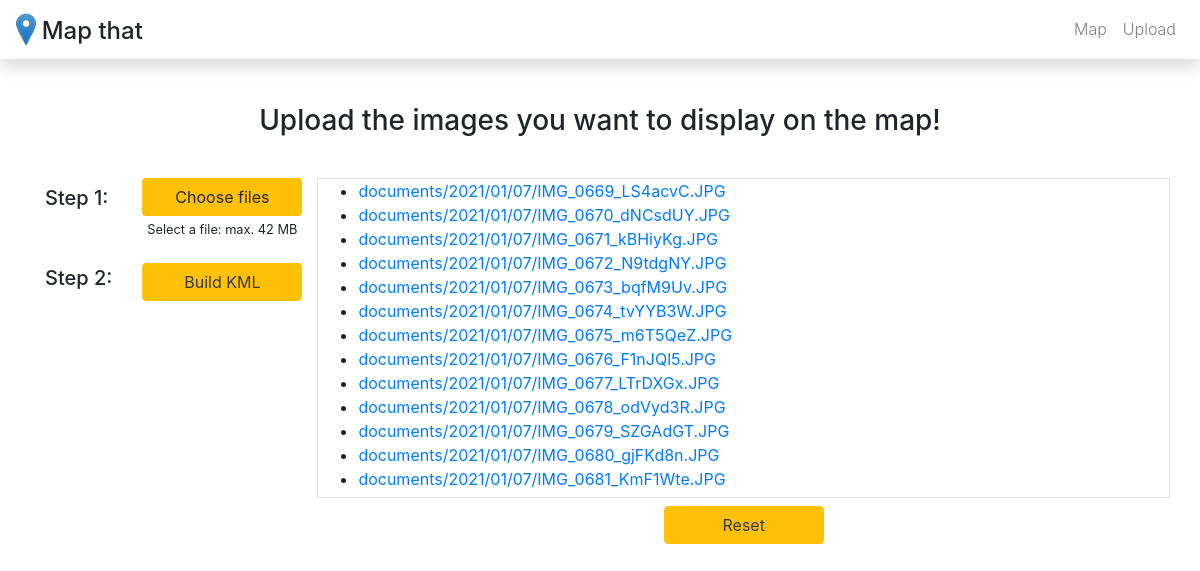
The app's page /extract/ with its own data.
### extract/models.py (models this page shows)
class Document(models.Model):
    docfile = models.FileField(upload_to='documents/%Y/%m/%d')

### extract/views.py (the view)
def list(request):
    if request.method == 'POST':
        form = DocumentForm(request.POST, request.FILES)
        if form.is_valid():
            print(type(request.FILES['docfile']))
            for document in request.FILES.getlist('docfile'):
                newdoc = Document(docfile = document)
                newdoc.save()
                print(newdoc.docfile.path)
            return HttpResponseRedirect(reverse('list'))
    else:
        form = DocumentForm() # A empty, unbound form
    documents = Document.objects.all()
    return render(request, 'list.html', {'documents': documents, 'form': form})

### extract/templates/list.html (shortened to what this page needs)
<!DOCTYPE html>
<html>
{% load static %}
    <head>
        <link rel="stylesheet" href="https://stackpath.bootstrapcdn.com/bootstrap/4.1.0/css/bootstrap.min.css">
    </head>
    <body>
      <nav class="navbar navbar-expand-lg navbar-light bg-white fixed-top shadow mb-5">
        <a class="navbar-brand align-bottom">
          <img src="https://unpkg.com/leaflet@1.2.0/dist/images/marker-icon-2x.png" width="20px" height="auto" alt="Shroomies">
          <h4 class="d-inline align-bottom">Map that</h4>
        </a>
        <div class="collapse navbar-collapse justify-content-end font-weight-light" id="navbarSupportedContent">
          <ul class="navbar-nav pt-2 pt-lg-0">
            <li class="nav-item">
              <a class="nav-link" href="/#">Map</a>
            </li>
            <li class="nav-item">
              <a class="nav-link" href="/extract">Upload</a>
            </li>
          </ul>
        </div>
      </nav>
      <div class="container mt-5 pt-3">
        <form action="{% url "list" %}" method="post" enctype="multipart/form-data">
          <div class="row justify-content-center mt-4 pt-3">
            <h3>Upload the images you want to display on the map!</h3>
          </div>
          <div class="row mt-3">
            <div class="col-auto">
              <h5 class="mt-4">Step 1:</h5>
              <h5 class="mt-5 pt-2">Step 2:</h5>
            </div>
            <div class="col-auto">
              <p class="m-0">
                <label for="id_docfile" class="custom-file-upload">
                  Choose files
                </label>
                <p class="text-center"><small>{{ form.docfile.label_tag }} {{ form.docfile.help_text }}</small></p>
              </p>
              <p>
                <button class="btn btn-warning" style="width:10rem;"><a class="text-dark" style="text-decoration:none;" href="{% url 'build_kml'%}">Build KML</a></button>
              </p>
            </div>
            <div class="col mt-3">
              <div class="row border" style="height: 20rem; overflow-y:scroll">
              {% if documents %}
                  <ul>
                      {% for document in documents %}
                          <li><a href="{{ document.docfile.url }}">{{ document.docfile.name }}</a></li>
                      {% endfor %}
                  </ul>
              {% else %}
                  <p class="ml-4 mt-3">No documents chosen.</p>
              {% endif %}
              </div>
              <div class="row justify-content-center mt-2">
                <button class="btn btn-warning text-white" style="width:10rem;"><a class="text-dark" style="text-decoration:none;" href="{% url 'clear_all'%}">Reset</a></button>
              </div>
            </div>
          </div>
        </form>
      </div>
    </body>
</html>

### extract/templates/list.html (style rules this page uses)
.custom-file-upload { margin: 0; width:10rem; cursor: pointer; color: #212529; background-color: #ffc107; border-color: #ffc107; display: inline-block; font-weight: 400; text-align: center; white-space: nowrap; vertical-align: middle; -webkit-user-select: none; -moz-user-select: none; -ms-user-select: none; user-select: none; border: 1px solid transparent; padding: .375rem .75rem; font-size: 1rem; line-height: 1.5; border-radius: .25rem; transition: color .15s ease-in-out,background-color .15s ease-in-out,border-color .15s ease-in-out,box-shadow .15s ease-in-out; }

### records on screen
Document: docfile.name "documents/2021/01/07/IMG_0669_LS4acvC.JPG"
Document: docfile.name "documents/2021/01/07/IMG_0670_dNCsdUY.JPG"
Document: docfile.name "documents/2021/01/07/IMG_0671_kBHiyKg.JPG"
Document: docfile.name "documents/2021/01/07/IMG_0672_N9tdgNY.JPG"
Document: docfile.name "documents/2021/01/07/IMG_0673_bqfM9Uv.JPG"
Document: docfile.name "documents/2021/01/07/IMG_0674_tvYYB3W.JPG"
Document: docfile.name "documents/2021/01/07/IMG_0675_m6T5QeZ.JPG"
Document: docfile.name "documents/2021/01/07/IMG_0676_F1nJQl5.JPG"
Document: docfile.name "documents/2021/01/07/IMG_0677_LTrDXGx.JPG"
Document: docfile.name "documents/2021/01/07/IMG_0678_odVyd3R.JPG"
Document: docfile.name "documents/2021/01/07/IMG_0679_SZGAdGT.JPG"
Document: docfile.name "documents/2021/01/07/IMG_0680_gjFKd8n.JPG"
Document: docfile.name "documents/2021/01/07/IMG_0681_KmF1Wte.JPG"
